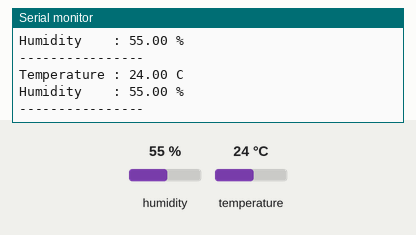
Recording of a sketch running on a simulated Arduino Uno, built with avr-gcc and run on an emulated ATmega328P. On the bench: the last lines printed to the serial monitor. The test bench sets the inputs (shaded band); at power-on: humidity 55 %, temperature 24 °C.

Above: at 4.8 s.
4.9 s: humidity set to 22 %
At 9.5 s:
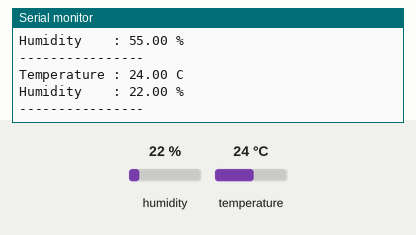
9.9 s: temperature set to 12 °C
At 13.0 s:
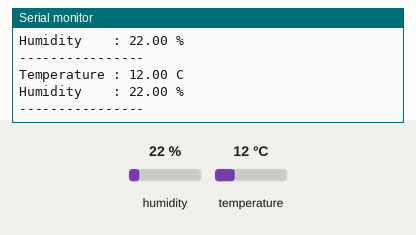
14.9 s: humidity set to 40 %
At 16.5 s:
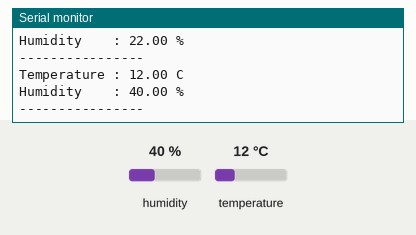
Timing chart, 0 to 18.0 s (numbered marks = the images above; inputs shaded):
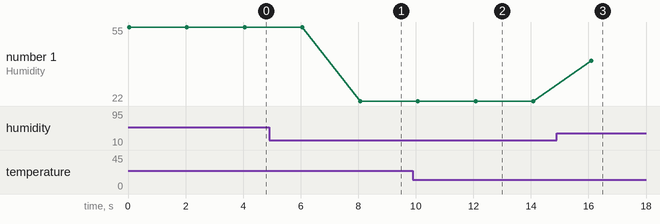

Measured:
- after the input at 4.9 s, the serial monitor: prints a new line after 3.2 s (image 1)
- after the input at 9.9 s, the serial monitor: prints a new line after 2.2 s (image 2)
- after the input at 14.9 s, the serial monitor: prints a new line after 1.2 s (image 3)
- plotted number 1: 55 → 22 after the input at 4.9 s, 22 → 40 after the input at 14.9 s

The sketch:

percobaan5B-ModifikasiDHT.ino
```cpp
#include <Arduino_FreeRTOS.h>
#include <queue.h>
#include <DHT.h>

#define DHTPIN 2
#define DHTTYPE DHT11

DHT dht(DHTPIN, DHTTYPE);

struct readings {
  float temp;
  float hum;
};

QueueHandle_t my_queue;

void read_data(void *pvParameters);
void display(void *pvParameters);

void setup() {

  Serial.begin(9600);

  dht.begin();

  my_queue = xQueueCreate(5, sizeof(struct readings));

  xTaskCreate(
    read_data,
    "Read Sensor",
    128,
    NULL,
    1,
    NULL
  );

  xTaskCreate(
    display,
    "Display Data",
    128,
    NULL,
    1,
    NULL
  );
}

void loop() {}

void read_data(void *pvParameters)
{
  struct readings data;

  while(1)
  {
    data.temp = dht.readTemperature();
    data.hum = dht.readHumidity();

    if(!isnan(data.temp) && !isnan(data.hum))
    {
      xQueueSend(my_queue, &data, portMAX_DELAY);
    }

    vTaskDelay(2000 / portTICK_PERIOD_MS);
  }
}

void display(void *pvParameters)
{
  struct readings data;

  while(1)
  {
    if(xQueueReceive(my_queue, &data, portMAX_DELAY) == pdPASS)
    {
      Serial.print("Temperature : ");
      Serial.print(data.temp);
      Serial.println(" C");

      Serial.print("Humidity    : ");
      Serial.print(data.hum);
      Serial.println(" %");

      Serial.println("----------------");
    }
  }
}
```
